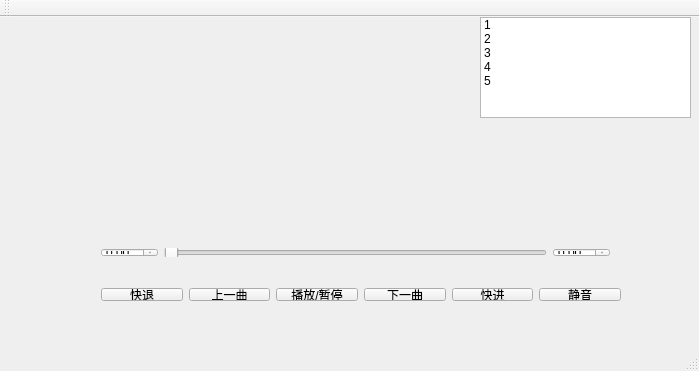
<?xml version="1.0" encoding="UTF-8"?>
<ui version="4.0">
 <class>MainWindow</class>
 <widget class="QMainWindow" name="MainWindow">
  <property name="geometry">
   <rect>
    <x>0</x>
    <y>0</y>
    <width>699</width>
    <height>371</height>
   </rect>
  </property>
  <property name="windowTitle">
   <string>MainWindow</string>
  </property>
  <widget class="QWidget" name="centralWidget">
   <widget class="QWidget" name="layoutWidget">
    <property name="geometry">
     <rect>
      <x>90</x>
      <y>260</y>
      <width>542</width>
      <height>35</height>
     </rect>
    </property>
    <layout class="QHBoxLayout" name="horizontalLayout">
     <item>
      <widget class="QPushButton" name="pushButton_4">
       <property name="text">
        <string>快退</string>
       </property>
      </widget>
     </item>
     <item>
      <widget class="QPushButton" name="pushButton">
       <property name="text">
        <string>上一曲</string>
       </property>
      </widget>
     </item>
     <item>
      <widget class="QPushButton" name="pushButton_2">
       <property name="text">
        <string>播放/暂停</string>
       </property>
      </widget>
     </item>
     <item>
      <widget class="QPushButton" name="pushButton_3">
       <property name="text">
        <string>下一曲</string>
       </property>
      </widget>
     </item>
     <item>
      <widget class="QPushButton" name="pushButton_5">
       <property name="text">
        <string>快进</string>
       </property>
      </widget>
     </item>
     <item>
      <widget class="QPushButton" name="pushButton_6">
       <property name="text">
        <string>静音</string>
       </property>
      </widget>
     </item>
    </layout>
   </widget>
   <widget class="QListWidget" name="listWidget">
    <property name="geometry">
     <rect>
      <x>480</x>
      <y>0</y>
      <width>211</width>
      <height>101</height>
     </rect>
    </property>
    <item>
     <property name="text">
      <string>1</string>
     </property>
    </item>
    <item>
     <property name="text">
      <string>2</string>
     </property>
    </item>
    <item>
     <property name="text">
      <string>3</string>
     </property>
    </item>
    <item>
     <property name="text">
      <string>4</string>
     </property>
    </item>
    <item>
     <property name="text">
      <string>5</string>
     </property>
    </item>
   </widget>
   <widget class="QWidget" name="">
    <property name="geometry">
     <rect>
      <x>90</x>
      <y>220</y>
      <width>531</width>
      <height>31</height>
     </rect>
    </property>
    <layout class="QHBoxLayout" name="horizontalLayout_2">
     <item>
      <widget class="QDoubleSpinBox" name="doubleSpinBox"/>
     </item>
     <item>
      <widget class="QSlider" name="horizontalSlider">
       <property name="orientation">
        <enum>Qt::Horizontal</enum>
       </property>
      </widget>
     </item>
     <item>
      <widget class="QDoubleSpinBox" name="doubleSpinBox_2"/>
     </item>
    </layout>
   </widget>
  </widget>
  <widget class="QToolBar" name="mainToolBar">
   <attribute name="toolBarArea">
    <enum>TopToolBarArea</enum>
   </attribute>
   <attribute name="toolBarBreak">
    <bool>false</bool>
   </attribute>
  </widget>
  <widget class="QStatusBar" name="statusBar"/>
  <widget class="QMenuBar" name="menuBar">
   <property name="geometry">
    <rect>
     <x>0</x>
     <y>0</y>
     <width>699</width>
     <height>31</height>
    </rect>
   </property>
  </widget>
 </widget>
 <layoutdefault spacing="6" margin="11"/>
 <resources/>
 <connections/>
</ui>
